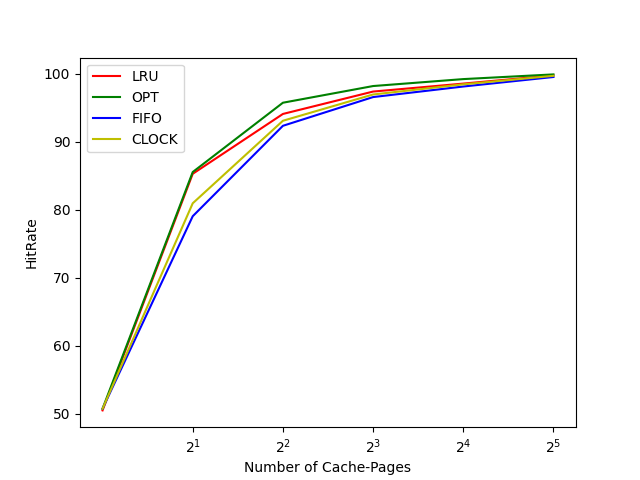

Recreate this plot in Python.
#!/usr/bin/env python3


# Author: Simon Kaemmer


import matplotlib.pyplot as plt

# Plotting data
xax = [1, 2, 4, 8, 16, 32]
yaxLRU = [50.52, 85.27, 94.06, 97.35, 98.52, 99.73]
yaxOPT = [50.77, 85.53, 95.71, 98.16, 99.18, 99.87]
yaxFIFO = [50.77, 79.04, 92.32, 96.54, 98.09, 99.49]
yaxCLOCK = [50.77, 80.94, 93.06, 96.92, 98.41, 99.66]
axes = plt.subplot()
axes.set_xscale("symlog", base=2)
axes.set_xlabel("Number of Cache-Pages")
axes.set_ylabel("HitRate")
axes.plot(xax, yaxLRU, "r", label="LRU")
axes.plot(xax, yaxOPT, "g", label="OPT")
axes.plot(xax, yaxFIFO, "b", label="FIFO")
axes.plot(xax, yaxCLOCK, "y", label="CLOCK")
axes.legend()
plt.savefig('plot.png')
plt.show()
